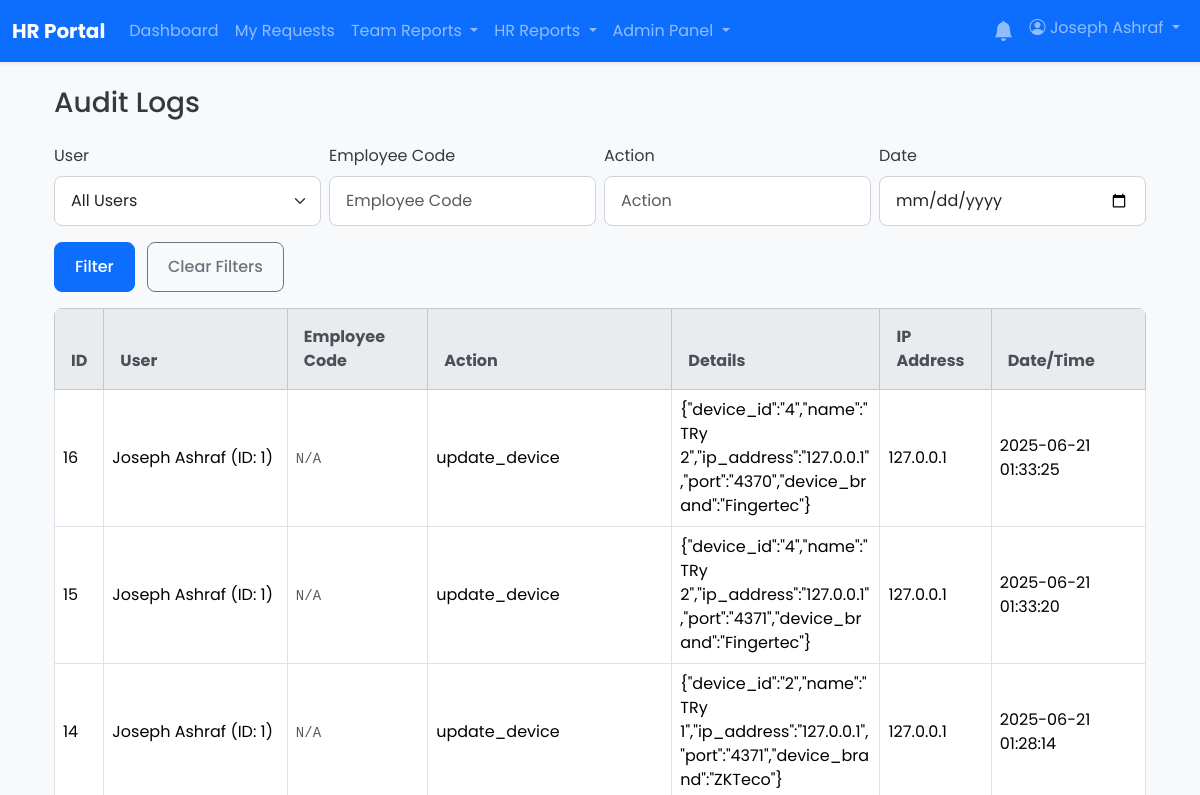
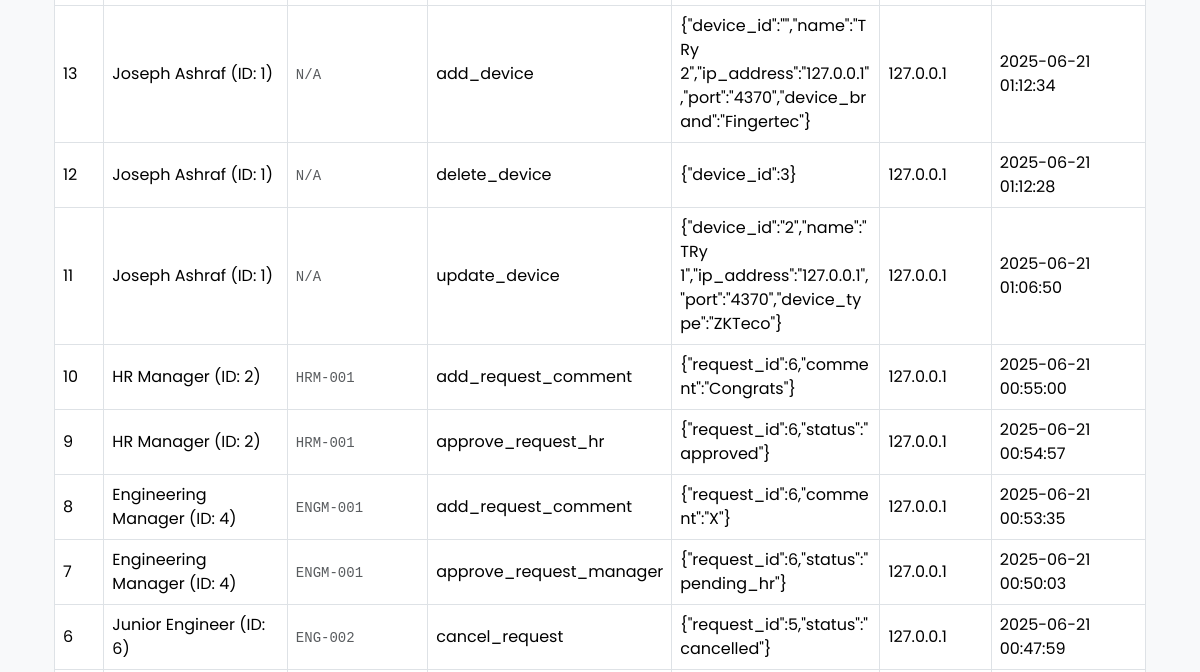
Page /admin/audit_logs.php (signed in, upper part) on the earlier database version (2 pictures, top to bottom).
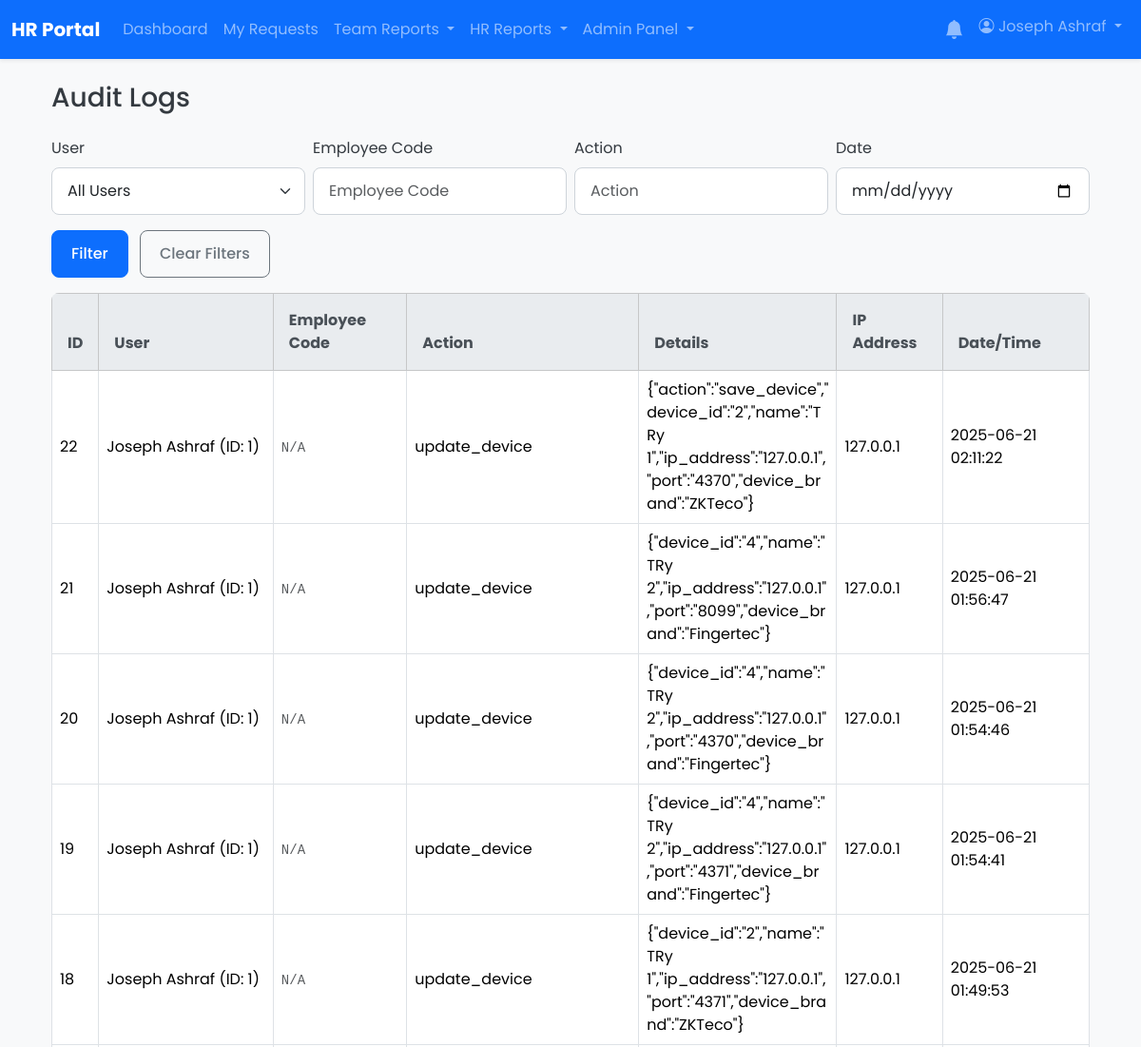
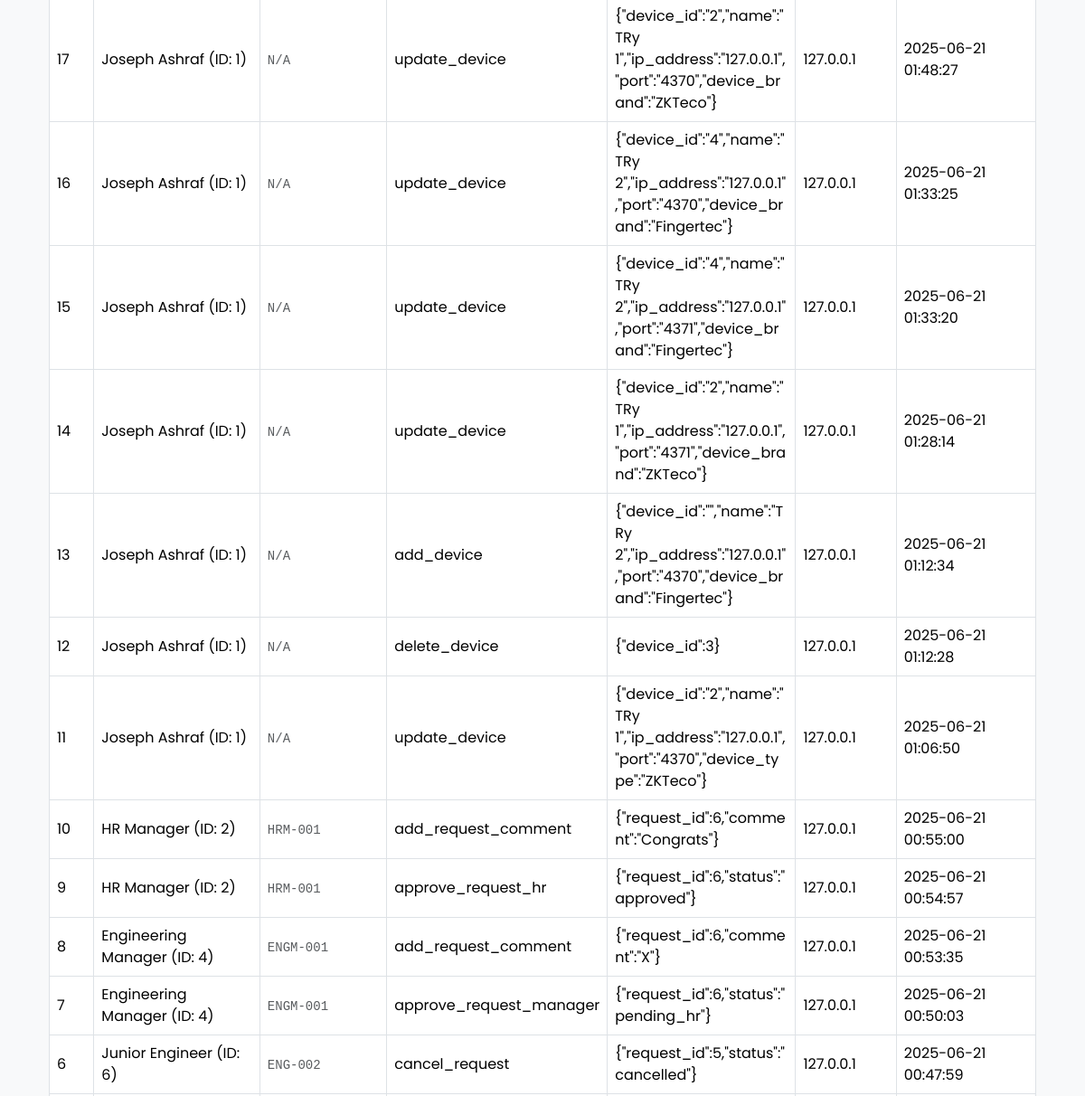
Same page on the later database version (2 pictures, top to bottom).
### tables this page shows
CREATE TABLE `audit_logs` (
  `id` int(11) NOT NULL,
  `user_id` int(11) DEFAULT NULL,
  `action` varchar(255) NOT NULL,
  `details` text DEFAULT NULL,
  `ip_address` varchar(45) DEFAULT NULL,
  `created_at` timestamp NOT NULL DEFAULT current_timestamp()
);

CREATE TABLE `users` (
  `id` int(11) NOT NULL,
  `employee_code` varchar(50) DEFAULT NULL,
  `full_name` varchar(255) NOT NULL,
  `email` varchar(255) NOT NULL,
  `password` varchar(255) NOT NULL,
  `role` enum('user','manager','hr','hr_manager','admin') NOT NULL DEFAULT 'user',
  `shift_id` int(11) DEFAULT NULL,
  `department_id` int(11) DEFAULT NULL,
  `direct_manager_id` int(11) DEFAULT NULL,
  `is_active` tinyint(1) NOT NULL DEFAULT 1,
  `must_change_password` tinyint(1) NOT NULL DEFAULT 0,
  `created_at` timestamp NOT NULL DEFAULT current_timestamp(),
  `updated_at` timestamp NOT NULL DEFAULT current_timestamp() ON UPDATE current_timestamp()
);

### admin/audit_logs.php (the view, shortened to what this page needs)
<?php
require_once __DIR__ . '/../app/core/database.php';
include __DIR__ . '/../app/templates/header.php';
$page = isset($_GET['page']) ? max(1, intval($_GET['page'])) : 1;
$page_size = 25;
$offset = ($page - 1) * $page_size;
$where = [];
$params = [];
$where_sql = $where ? 'WHERE ' . implode(' AND ', $where) : '';
$sql = "SELECT al.*, u.full_name, u.employee_code FROM audit_logs al LEFT JOIN users u ON al.user_id = u.id {$where_sql} ORDER BY al.created_at DESC LIMIT {$page_size} OFFSET {$offset}";
$stmt = $pdo->prepare($sql);
$stmt->execute($params);
$audit_logs = $stmt->fetchAll(PDO::FETCH_ASSOC);
?>
<div class="container mt-4">
    <h1 class="h3 mb-4">Audit Logs</h1>
    <form class="row g-2 mb-3" method="get">
        <div class="col-md-3">
            <label for="user_id" class="form-label">User</label>
            <select class="form-select" id="user_id" name="user_id">
                <option value="">All Users</option>
            </select>
        </div>
        <div class="col-md-3">
            <label for="employee_code" class="form-label">Employee Code</label> <input type="text" name="employee_code" class="form-control" placeholder="Employee Code" value="<?= htmlspecialchars($_GET['employee_code'] ?? '') ?>">
        </div>
        <div class="col-md-3">
            <label for="action" class="form-label">Action</label>
            <input type="text" name="action" class="form-control" placeholder="Action" value="<?= htmlspecialchars($_GET['action'] ?? '') ?>">
        </div>
        <div class="col-md-3">
            <label for="date" class="form-label">Date</label>
            <input type="date" name="date" class="form-control" value="<?= htmlspecialchars($_GET['date'] ?? '') ?>">
        </div>
        <div class="col-12 mt-3">
            <button type="submit" class="btn btn-primary me-2">Filter</button>
            <a href="audit_logs.php" class="btn btn-outline-secondary">Clear Filters</a>
        </div>
    </form>
    <div class="table-responsive">
        <table class="table table-bordered table-hover align-middle">
            <thead class="table-light">
                <tr>
                    <th>ID</th>
                    <th>User</th>
                    <th>Employee Code</th> <th>Action</th>
                    <th>Details</th>
                    <th>IP Address</th>
                    <th>Date/Time</th>
                </tr>
            </thead>
            <tbody>
                <?php if (empty($audit_logs)): ?>
                    <tr><td colspan="7" class="text-center text-muted">No audit logs found.</td></tr> <?php else: ?>
                    <?php foreach ($audit_logs as $log): ?>
                        <tr>
                            <td><?= htmlspecialchars($log['id']) ?></td>
                            <td><?= htmlspecialchars($log['full_name'] ?? 'Unknown') ?> (ID: <?= htmlspecialchars($log['user_id']) ?>)</td>
                            <td><code class="text-muted"><?= htmlspecialchars($log['employee_code'] ?? 'N/A') ?></code></td> <td><?= htmlspecialchars($log['action']) ?></td>
                            <td style="max-width:300px; word-break:break-word; white-space:pre-wrap;"><?= htmlspecialchars($log['details']) ?></td>
                            <td><?= htmlspecialchars($log['ip_address']) ?></td>
                            <td><?= htmlspecialchars($log['created_at']) ?></td>
                        </tr>
                    <?php endforeach; ?>
                <?php endif; ?>
            </tbody>
        </table>
    </div>
</div>
<?php include __DIR__ . '/../app/templates/footer.php'; ?>

### app/templates/header.php (shortened to what this page needs)
<!DOCTYPE html>
<html lang="en">
<head>
    <link href="https://cdn.jsdelivr.net/npm/bootstrap@5.3.2/dist/css/bootstrap.min.css" rel="stylesheet">
    <link rel="stylesheet" href="/css/style.css">
    <link rel="stylesheet" href="/css/dashboard-improvements.css">
    <link rel="stylesheet" href="https://cdn.jsdelivr.net/npm/bootstrap-icons@1.11.3/font/bootstrap-icons.min.css">
</head>
<body class="bg-light" data-user-role="<?= htmlspecialchars($_SESSION['role'] ?? 'user') ?>">
<nav class="navbar navbar-expand-lg navbar-dark bg-primary shadow-sm">
    <div class="container-fluid">
        <a class="navbar-brand fw-bold" href="/"><?php echo htmlspecialchars(SITE_NAME); ?></a>
        <div class="collapse navbar-collapse" id="main-nav">
            <ul class="navbar-nav me-auto mb-2 mb-lg-0">
                <?php if (isset($_SESSION['user_id'])): ?>
                    <li class="nav-item"><a class="nav-link" href="/index.php">Dashboard</a></li>
                    <li class="nav-item"><a class="nav-link" href="/requests/index.php">My Requests</a></li>
                    <?php if (in_array($_SESSION['role'], ['manager', 'admin', 'hr_manager'])): ?>
                        <li class="nav-item dropdown">
                          <a class="nav-link dropdown-toggle" href="#" id="manager-reports-dropdown" role="button" data-bs-toggle="dropdown" aria-expanded="false">
                            Team Reports
                          </a>
                        </li>
                    <?php endif; ?>
                    <?php if (in_array($_SESSION['role'], ['hr', 'hr_manager', 'admin'])): ?>
                         <li class="nav-item dropdown">
                          <a class="nav-link dropdown-toggle" href="#" id="hr-reports-dropdown" role="button" data-bs-toggle="dropdown" aria-expanded="false">
                            HR Reports
                          </a>
                        </li>
                    <?php endif; ?>
                    <?php if (in_array($_SESSION['role'], ['hr_manager', 'admin'])): ?>
                        <li class="nav-item dropdown">
                            <a class="nav-link dropdown-toggle" href="#" id="admin-dropdown" role="button" data-bs-toggle="dropdown" aria-expanded="false">
                                Admin Panel
                            </a>
                        </li>
                    <?php endif; ?>
                <?php endif; ?>
            </ul>
            <ul class="navbar-nav ms-auto">
                <?php if (isset($_SESSION['user_id'])): ?>
                    <li class="nav-item dropdown">
                        <a class="nav-link" href="#" id="notification-bell" role="button" data-bs-toggle="dropdown" aria-expanded="false">
                            <i class="bi bi-bell-fill position-relative fs-5">
                            </i>
                        </a>
                    </li>
                    <li class="nav-item dropdown">
                        <a class="nav-link dropdown-toggle" href="#" role="button" data-bs-toggle="dropdown" aria-expanded="false">
                            <i class="bi bi-person-circle"></i> <?php echo htmlspecialchars($_SESSION['full_name']); ?>
                        </a>
                    </li>
                <?php else: ?>
                    <li class="nav-item"><a class="nav-link" href="/login.php">Login</a></li>
                <?php endif; ?>
            </ul>
        </div>
    </div>
</nav>
<main class="container mt-4">

### app/templates/footer.php (shortened to what this page needs)
</main>
</body>
</html>

### css/style.css (style rules this page uses)
* { box-sizing: border-box; }
html, body { height: 100%; margin: 0; padding: 0; }
body { font-family: 'Poppins', sans-serif; background-color: #f0f2f5; color: #343a40; }
a { color: #007bff; text-decoration: none; transition: color 0.2s ease-in-out; }
.form-control, .form-select { border-radius: 0.5rem; border: 1px solid #ced4da; padding: 0.75rem 1rem; }
.btn { border-radius: 0.5rem; font-weight: 500; padding: 0.75rem 1.25rem; }
.table { border-radius: 0.5rem; overflow: hidden; }
.table thead th { background-color: #e9ecef; color: #495057; border-bottom: none; padding: 1rem; }
.mb-4 { margin-bottom: 1.5rem !important; }
.mt-4 { margin-top: 1.5rem !important; }

Differences in the rows shown:
added audit_logs: id "22", user.full_name "Joseph Ashraf", user "1", user.employee_code "N/A", action "update_device", details "{\"action\":\"save_device\",\"device_id\":\"2\",\"name\":\"TRy 1\",\"ip_address\":\"127.0.0.1\",\"port\":\"4370\",\"device_brand\":\"ZKTeco\"}", ip_address "127.0.0.1", created_at "2025-06-21 02:11:22"
added audit_logs: id "21", user.full_name "Joseph Ashraf", user "1", user.employee_code "N/A", action "update_device", details "{\"device_id\":\"4\",\"name\":\"TRy 2\",\"ip_address\":\"127.0.0.1\",\"port\":\"8099\",\"device_brand\":\"Fingertec\"}", ip_address "127.0.0.1", created_at "2025-06-21 01:56:47"
added audit_logs: id "20", user.full_name "Joseph Ashraf", user "1", user.employee_code "N/A", action "update_device", details "{\"device_id\":\"4\",\"name\":\"TRy 2\",\"ip_address\":\"127.0.0.1\",\"port\":\"4370\",\"device_brand\":\"Fingertec\"}", ip_address "127.0.0.1", created_at "2025-06-21 01:54:46"
added audit_logs: id "19", user.full_name "Joseph Ashraf", user "1", user.employee_code "N/A", action "update_device", details "{\"device_id\":\"4\",\"name\":\"TRy 2\",\"ip_address\":\"127.0.0.1\",\"port\":\"4371\",\"device_brand\":\"Fingertec\"}", ip_address "127.0.0.1", created_at "2025-06-21 01:54:41"
added audit_logs: id "18", user.full_name "Joseph Ashraf", user "1", user.employee_code "N/A", action "update_device", details "{\"device_id\":\"2\",\"name\":\"TRy 1\",\"ip_address\":\"127.0.0.1\",\"port\":\"4371\",\"device_brand\":\"ZKTeco\"}", ip_address "127.0.0.1", created_at "2025-06-21 01:49:53"
added audit_logs: id "17", user.full_name "Joseph Ashraf", user "1", user.employee_code "N/A", action "update_device", details "{\"device_id\":\"2\",\"name\":\"TRy 1\",\"ip_address\":\"127.0.0.1\",\"port\":\"4370\",\"device_brand\":\"ZKTeco\"}", ip_address "127.0.0.1", created_at "2025-06-21 01:48:27"
